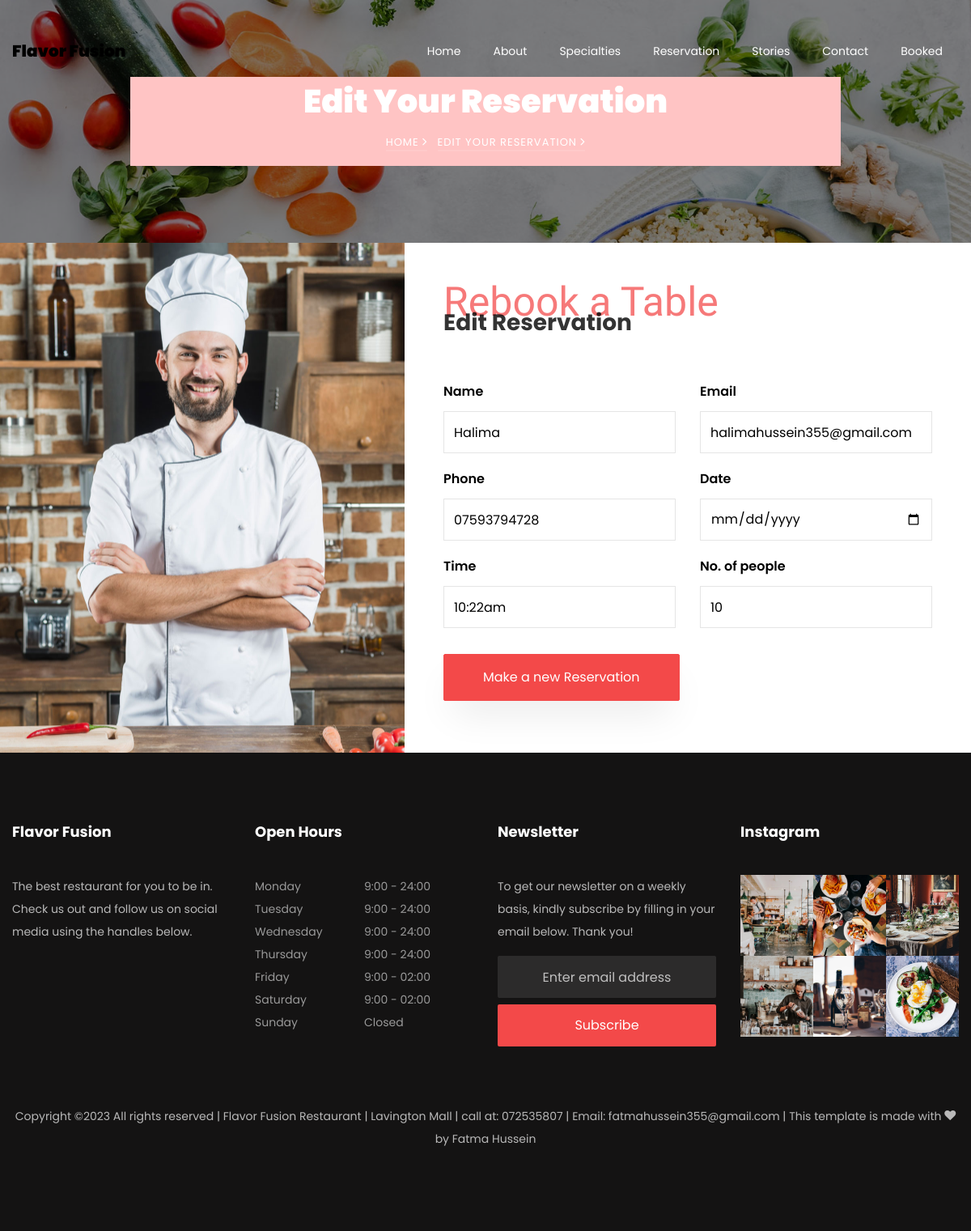
Page /edit/10 on the committed database.
### restaurant/models.py (models this page shows, shortened)
class Customer(models.Model):
    name = models.CharField(max_length=150, blank=False)
    email = models.EmailField()
    phone = models.CharField(max_length=100)
    date = models.DateTimeField(default=timezone.now)
    time = models.TimeField(default=timezone.now)
    person = models.IntegerField()

### restaurant/views.py (the view, shortened to what this page needs)
# urls.py: path('edit/<id>', views.edit, name='edit'),
def edit(request, id):
    satisfied_customer = Customer.objects.get(id=id)
    return render(request, 'edit.html', {'Customer':satisfied_customer})
    return redirect("/booked")

### restaurant/templates/edit.html (shortened to what this page needs)
{% extends 'common.html' %}
{% load static %}
{% block body %}
    <section class="hero-wrap hero-wrap-2" style="background-image: url('{% static 'images/bg_4.jpg' %}');" data-stellar-background-ratio="0.5">
      <div class="container">
        <div class="row no-gutters slider-text align-items-center justify-content-center">
          <div class="col-md-9 ftco-animate text-center" style="background: #ffc4c4" >
            <h1 class="mb-2 bread">Edit Your Reservation</h1>
            <p class="breadcrumbs"><span class="mr-2"><a href="index.html">Home <i class="ion-ios-arrow-forward"></i></a></span> <span>Edit Your Reservation <i class="ion-ios-arrow-forward"></i></span></p>
          </div>
        </div>
      </div>
    </section>
		<section class="ftco-section ftco-no-pt ftco-no-pb">
			<div class="container">
				<div class="row d-flex">
          <div class="col-md-5 ftco-animate img img-2" style="background-image: url({% static 'images/bg_6.jpg' %});"></div>
          <div class="col-md-7 ftco-animate makereservation p-4 p-md-5">
          	<div class="heading-section ftco-animate mb-5">
	          	<span class="subheading">Rebook a Table</span>
	            <h2 class="mb-4">Edit Reservation</h2>
	          </div>
            <form action="/edit/{{ Customer.id }}" method="POST">
              <div class="row">
                <div class="col-md-6">
                  <div class="form-group">
                    <label for="">Name</label>
                    <input type="text" class="form-control" placeholder="Your Name" name="name" value="{{ Customer.name }}">
                  </div>
                </div>
                <div class="col-md-6">
                  <div class="form-group">
                    <label for="">Email</label>
                    <input type="email" class="form-control" placeholder="Your Email" name="email" value="{{ Customer.email }}">
                  </div>
                </div>
                <div class="col-md-6">
                  <div class="form-group">
                    <label for="">Phone</label>
                    <input type="text" class="form-control" placeholder="Phone" name="phone" value="{{ Customer.phone }}">
                  </div>
                </div>
                <div class="col-md-6">
                  <div class="form-group">
                    <label for="">Date</label>
                    <input type="date" class="form-control" id="book_date" placeholder="Date" name="datetime" value="{{ Customer.datetime }}">
                  </div>
                </div>
                <div class="col-md-6">
                  <div class="form-group">
                    <label for="">Time</label>
                    <input type="text" class="form-control" id="book_time" placeholder="Time" name="time" value="{{ Customer.time}}">
                  </div>
                </div>
                <div class="col-md-6">
                  <div class="form-group">
                    <label for="">No. of people</label>
                      <input type="number" name="person" class="form-control" placeholder="e.g 2" value="{{ Customer.person }}">
                    </div>
                  </div>
                <div class="col-md-12 mt-3">
                  <div class="form-group">
                    <input type="submit" value="Make a new Reservation" class="btn btn-primary py-3 px-5">
                  </div>
                </div>
              </div>
            </form>
          </div>
        </div>
			</div>
		</section>
{% endblock %}

### rows in the picture
Customer: name "Halima", email "halimahussein355@gmail.com", phone "07593794728", time "10:22am", person "10"
